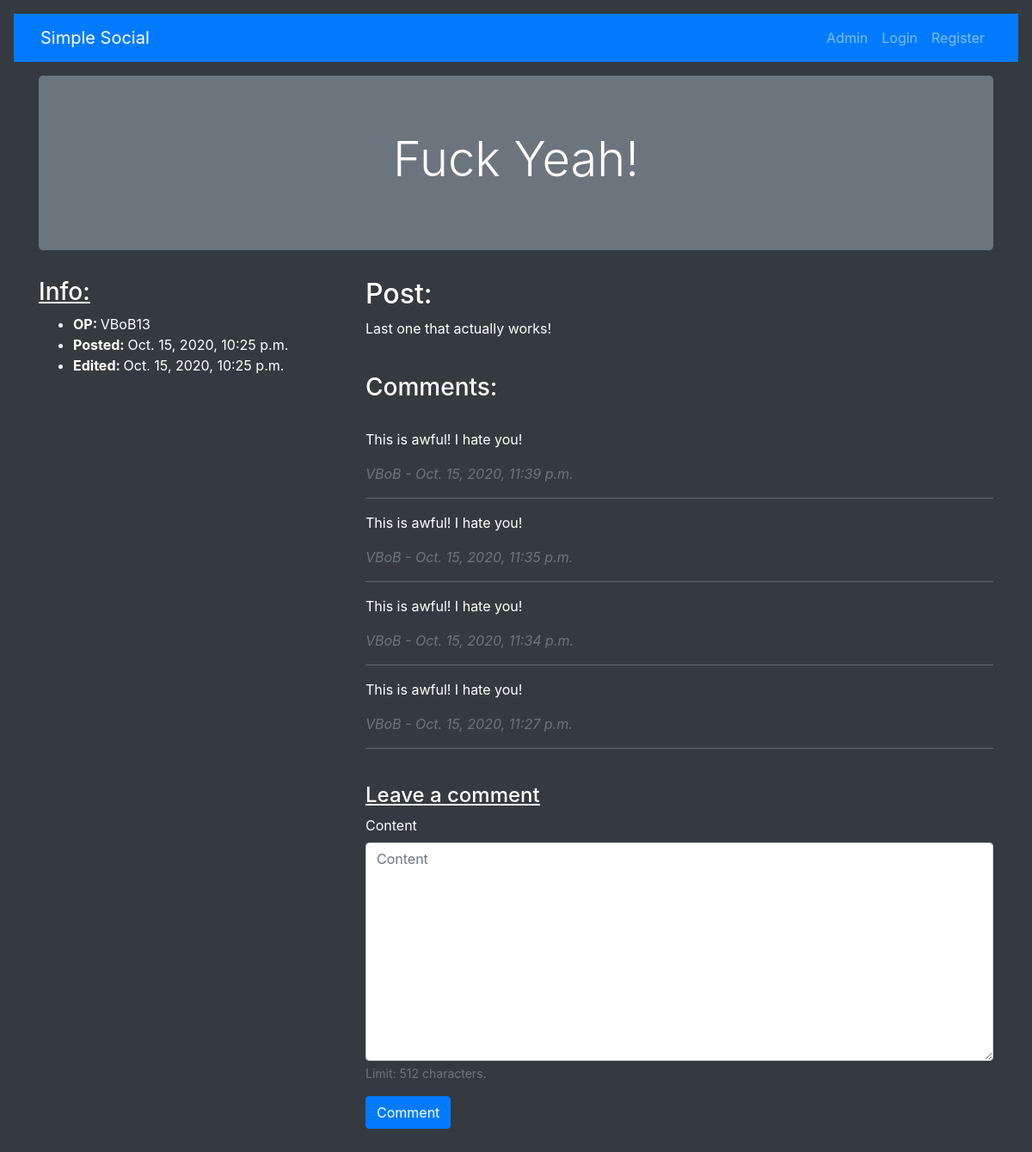
The page /post/8/ on the database its author committed.
### posts/models.py (models this page shows, shortened)
class Post(models.Model):
    user = models.ForeignKey(User, on_delete=models.CASCADE)
    title = models.CharField(max_length=100, help_text="Limit: 100 characters.")
    content = models.TextField(max_length=1024, help_text="Limit: 1024 characters.")
    timestamp = models.DateTimeField(auto_now_add=True)
    edited_timestamp = models.DateTimeField(auto_now=True)
    class Meta:
        ordering = ['-timestamp',]
    def __str__(self):
        return "{}".format(self.title)

class Comment(models.Model):
    user = models.ForeignKey(User, on_delete=models.CASCADE)
    post = models.ForeignKey(Post, on_delete=models.CASCADE)
    content = models.TextField(max_length=512, help_text="Limit: 512 characters.")
    timestamp = models.DateTimeField(auto_now_add=True)
    edited_timestamp = models.DateTimeField(auto_now=True)
    class Meta:
        ordering = ['-timestamp',]
    def __str__(self):
        return "{}".format(self.user)

### posts/views.py (the view)
# urls.py: path('<int:pk>/', views.PostDetailView.as_view(), name='post_detail'),
class PostDetailView(generic.DetailView):
    model = Post
    def get_context_data(self, **kwargs):
        context = super().get_context_data(**kwargs)
        context["view_title"] = "{}".format(self.object)
        context["comment_form"] = forms.CommentForm()
        context["comments"] = self.object.comment_set.all().select_related("user")
        return context

### posts/forms.py
class CommentForm(forms.ModelForm):
    class Meta:
        model = Comment
        fields = ['content',]

### posts/templates/posts/post_detail.html (shortened to what this page needs)
{% extends 'posts/base.html' %}
{% load bootstrap4 %}
{% load tz %}
{% block view_title_block %}
    <div class="jumbotron bg-secondary">
        <h1 align="center" class="display-4">
            {{ view_title }}
        </h1>
    </div>
{% endblock view_title_block %}
{% block content_block %}
    <div class="row">
        <div class="col-4">
            <h3><u>Info:</u></h3>
            <ul>
                <li><strong>OP: </strong> {{ object.user }}</li>
                <li><strong>Posted: </strong>{{ object.timestamp }}</li>
                <li><strong>Edited: </strong>{{ object.edited_timestamp }}</li>
            </ul>
        </div>
        <div class="col-8">
            <h2>Post:</h2>
            <p class="text-justify">
                {{ object.content }}
            </p>
            <br>
            <h3>Comments:</h3><br>
            {% for comment in comments %}
                <p>{{ comment.content }}</p>
                <p class="text-muted"><i>{{ comment }} - {% localtime on %}{{ comment.timestamp|date }}, {{ comment.timestamp|time }}{% endlocaltime %}</i></p>
                <hr class="bg-secondary">
            {% empty %}
                <p class="text-justify text-muted">No comments yet...</p>
            {% endfor %}
            <br><h4><u>Leave a comment</u></h4>
            <form action="{% url 'posts:comment_create' object.pk %}" method="POST">
                {% bootstrap_form comment_form %}
                <input type="submit" value="Comment" class="btn btn-primary">
            </form>
        </div>
    </div>
{% endblock content_block %}

### rows shown on the page
Post: title "Fuck Yeah!", user "VBoB13", timestamp "Oct. 15, 2020, 10:25 p.m.", edited_timestamp "Oct. 15, 2020, 10:25 p.m.", content "Last one that actually works!"
Comment: content "This is awful! I hate you!", user.username "VBoB", timestamp "Oct. 15, 2020", timestamp "11:39 p.m."
Comment: content "This is awful! I hate you!", user.username "VBoB", timestamp "Oct. 15, 2020", timestamp "11:35 p.m."
Comment: content "This is awful! I hate you!", user.username "VBoB", timestamp "Oct. 15, 2020", timestamp "11:34 p.m."
Comment: content "This is awful! I hate you!", user.username "VBoB", timestamp "Oct. 15, 2020", timestamp "11:27 p.m."
